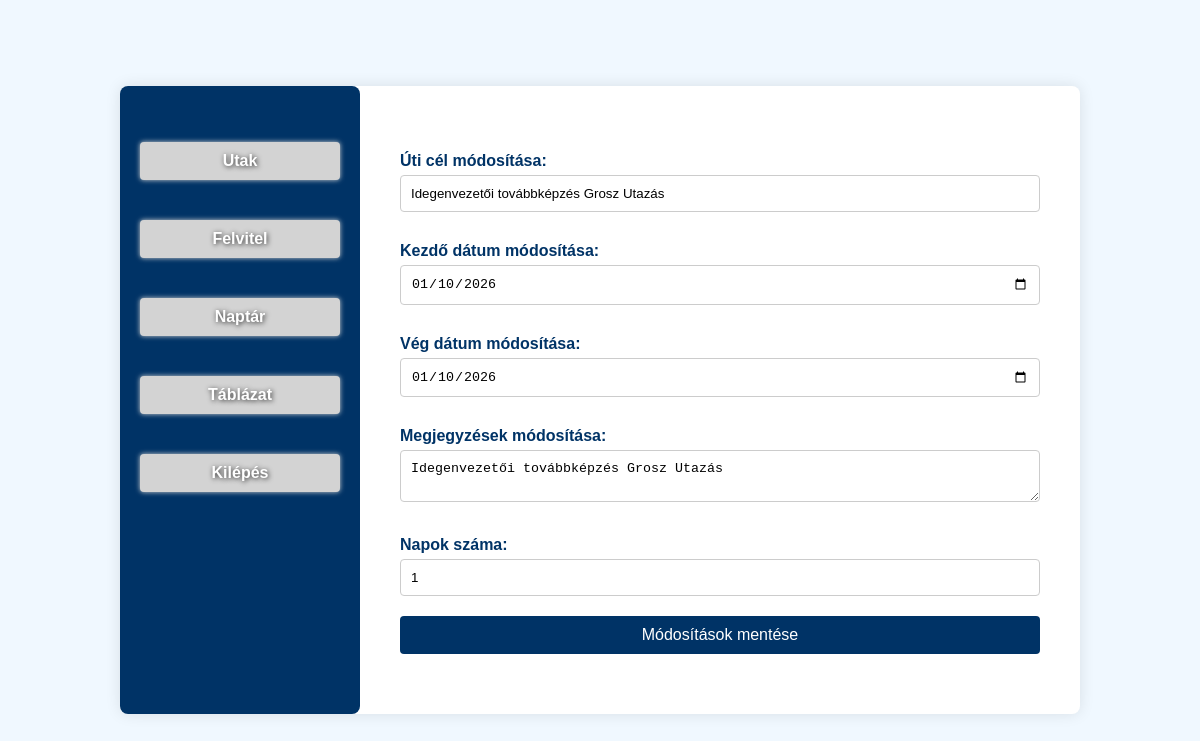
Screenshot of /modositas.php?id=42 (signed in) with the database file from the repository.
### tables this page shows
CREATE TABLE `reservations` (
  `id` int NOT NULL AUTO_INCREMENT,
  `user_id` int DEFAULT NULL,
  `destination` varchar(100) NOT NULL,
  `image` varchar(255) DEFAULT NULL,
  `notes` text,
  `start_date` date NOT NULL,
  `end_date` date NOT NULL,
  `days` int NOT NULL,
  `time_stamp` timestamp NOT NULL DEFAULT CURRENT_TIMESTAMP ON UPDATE CURRENT_TIMESTAMP,
  PRIMARY KEY (`id`),
  KEY `user_id` (`user_id`),
  CONSTRAINT `reservations_ibfk_1` FOREIGN KEY (`user_id`) REFERENCES `travelusers` (`id`)
);

### modositas.php (the view, shortened to what this page needs)
<?php
require 'connect.php';
if (isset($_GET['id']) && !empty($_GET['id'])) {
    $id = $_GET['id'];
} else {
    echo "Hiányzó id paraméter.";
    exit;
}
if (isset($_GET['id']) && !empty($_GET['id'])) {
    $id = $_GET['id'];
    $sql = "SELECT * FROM reservations WHERE id = $id";
    $result = $conn->query($sql);
    if ($result->num_rows > 0) {
        $reservation = $result->fetch_assoc();
    } else {
        echo "Nincs ilyen id-jú foglalás.";
        exit;
    }
} else {
    echo "Hiányzó id paraméter.";
    exit;
}
?>
<!DOCTYPE html>
<html lang="en">
<head>
    <link rel="stylesheet" href="css/reservationstyle.css">
</head>
<body>
    <div class="container">
    <?php include 'nav.php'; ?>
        <div class="form-content">
            <form method="post" action="<?php echo htmlspecialchars($_SERVER["PHP_SELF"] . "?id=" . $id); ?>">
                <label for="destination">Úti cél módosítása:</label>
                <input type="text" id="destination" name="destination"
                    value="<?php echo $reservation['destination']; ?>" required>
                <label for="start_date">Kezdő dátum módosítása:</label>
                <input type="date" id="start_date" name="start_date" value="<?php echo $reservation['start_date']; ?>"
                    required>
                <label for="end_date">Vég dátum módosítása:</label>
                <input type="date" id="end_date" name="end_date" value="<?php echo $reservation['end_date']; ?>"
                    required>
                <label for="notes">Megjegyzések módosítása:</label>
                <textarea id="notes" name="notes"><?php echo $reservation['notes']; ?></textarea>
                <label for="days">Napok száma:</label>
                <input type="number" id="days" name="days" value="<?php echo $reservation['days']; ?>" required>
                <input type="submit" value="Módosítások mentése">
            </form>
        </div>
    </div>
</body>
</html>

### css/reservationstyle.css (style rules this page uses)
body { font-family: Arial, sans-serif; background-color: #f0f8ff; margin: 0; padding: 0; color: #333; display: flex; justify-content: center; align-items: center; box-sizing: border-box; height: 100vh; }
.container { display: grid; grid-template-columns: 1fr 3fr; width: 80%; max-width: 1200px; background: #ffffff; box-shadow: 0 0 15px rgba(0, 0, 0, 0.1); border-radius: 8px; }
.form-content { padding: 20px; }
form { padding: 20px; }
form label, h2 { display: block; margin: 10px 0 5px; font-weight: bold; color: #003366; }
form input, form textarea, form input[type="submit"] { width: 100%; padding: 10px; margin-bottom: 20px; border: 1px solid #ccc; border-radius: 4px; box-sizing: border-box; }
form input[type="submit"] { width: 100%; background-color: #003366; color: white; border: none; cursor: pointer; padding: 10px; font-size: 16px; border-radius: 4px; }

### rows the page displays
reservations: destination "Idegenvezetői továbbképzés Grosz Utazás", start_date "01/10/2026", end_date "01/10/2026", notes "Idegenvezetői továbbképzés Grosz Utazás", days "1"
